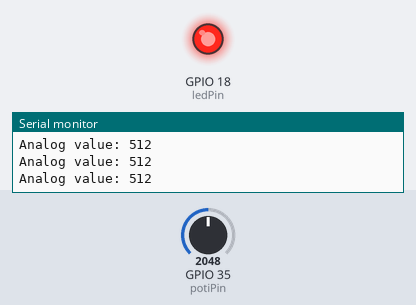
Recording of a program running on a simulated ESP32. On the bench: output pins drawn as LEDs (lit = HIGH), the last lines printed to the serial monitor. Inputs (shaded band) come from the test bench; at power-on: GPIO 35 (potiPin) = 2048 (analog values on the 0–4095 scale).

Above: at 1.2 s.
1.3 s: GPIO 35 (potiPin) set to 1967
At 1.7 s:
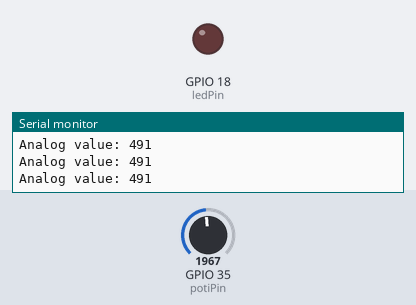
2.8 s: GPIO 35 (potiPin) set to 2047
At 4.1 s:
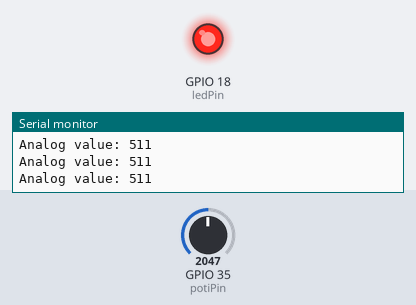
5.8 s: GPIO 35 (potiPin) set to 1228
At 6.6 s:
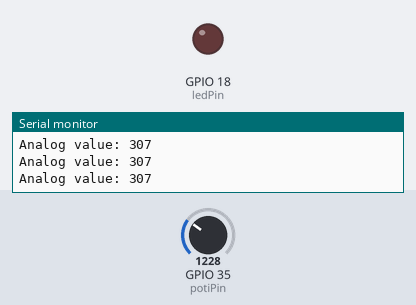
Timing chart, 0 to 8.8 s (numbered marks = the images above; inputs shaded):
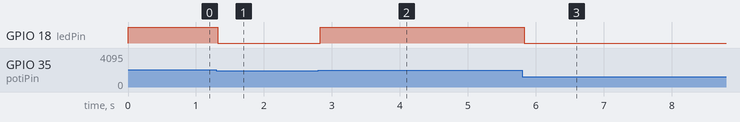

Measured:
- the behaviour switches between 2000 and 1999 on GPIO 35 (potiPin) (found by bisection; images 0 and 1)
- after the input at 1.3 s, GPIO 18 (ledPin): HIGH → LOW at once
- after the input at 2.8 s, GPIO 18 (ledPin): LOW → HIGH at once
- after the input at 5.8 s, GPIO 18 (ledPin): HIGH → LOW at once

The program:

main.cpp
```cpp
#include <Arduino.h>

constexpr uint8_t ledPin = 18;
constexpr uint8_t potiPin = 35;
constexpr uint16_t threshold = 500;

void setup()
{
  // Start serial communication with baudrate of 9600
  Serial.begin(9600);

  // define gpio pins
  pinMode(ledPin, OUTPUT);
  // the adc pin does not need to be defined.

  // set the ADCs resolution in bits (default: 12)
  // esp32 supports resolution between 9 and 12.
  // 10 means we get values between 0 and 1023 [2^10]
  analogReadResolution(10);

  Serial.println("--- Setup finished ---");
}

void loop()
{
  // read the analog value
  uint16_t potValue = analogRead(potiPin);

  // print value for debugging
  Serial.print("Analog value: ");
  Serial.println(potValue);

  // if value is greater than our threshold
  // turn the led on else turn it off.
  if (potValue >= threshold)
  {
    digitalWrite(ledPin, HIGH);
  }
  else
  {
    digitalWrite(ledPin, LOW);
  }
}
```
